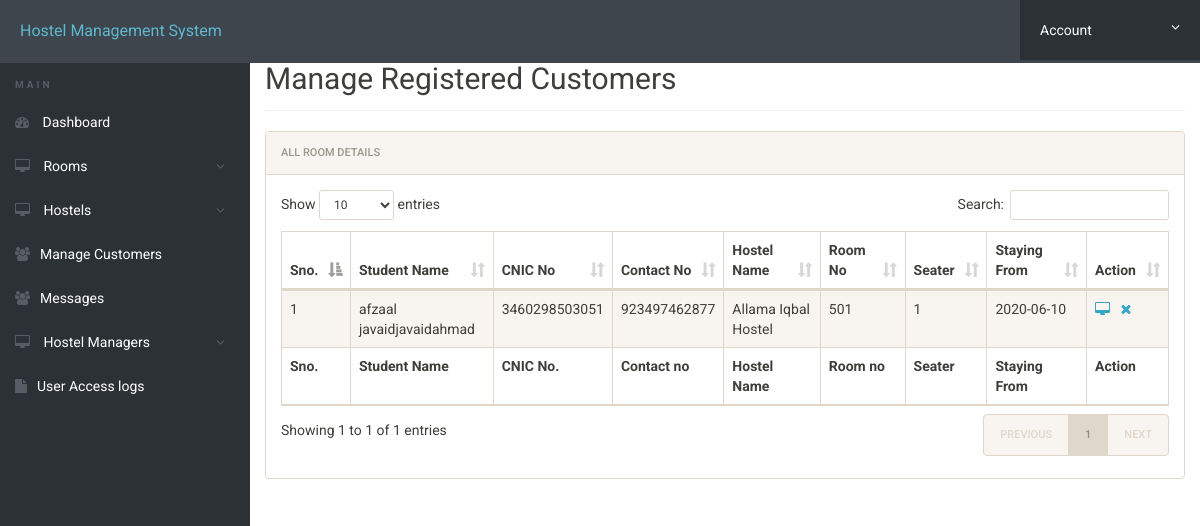
Page /Hostel/admin/manage-students.php (signed in) on the committed database.
### tables this page shows
CREATE TABLE `registration` (
  `id` int(11) NOT NULL,
  `hostel_name` varchar(255) NOT NULL,
  `roomno` int(11) DEFAULT NULL,
  `seater` int(11) DEFAULT NULL,
  `feespm` int(11) DEFAULT NULL,
  `foodstatus` int(11) DEFAULT NULL,
  `stayfrom` date DEFAULT NULL,
  `duration` int(11) DEFAULT NULL,
  `cnic` varchar(255) DEFAULT NULL,
  `firstName` varchar(500) DEFAULT NULL,
  `middleName` varchar(500) DEFAULT NULL,
  `lastName` varchar(500) DEFAULT NULL,
  `gender` varchar(250) DEFAULT NULL,
  `contactno` bigint(11) DEFAULT NULL,
  `emailid` varchar(500) DEFAULT NULL,
  `egycontactno` bigint(11) DEFAULT NULL,
  `guardianName` varchar(500) DEFAULT NULL,
  `guardianRelation` varchar(500) DEFAULT NULL,
  `guardianContactno` bigint(11) DEFAULT NULL,
  `corresAddress` varchar(500) DEFAULT NULL,
  `corresCIty` varchar(500) DEFAULT NULL,
  `corresState` varchar(500) DEFAULT NULL,
  `corresPincode` int(11) DEFAULT NULL,
  `pmntAddress` varchar(500) DEFAULT NULL,
  `pmntCity` varchar(500) DEFAULT NULL,
  `pmnatetState` varchar(500) DEFAULT NULL,
  `pmntPincode` int(11) DEFAULT NULL,
  `postingDate` timestamp NULL DEFAULT CURRENT_TIMESTAMP,
  `updationDate` varchar(500) DEFAULT NULL
);

### Hostel/admin/manage-students.php (the view, shortened to what this page needs)
<?php
include('includes/config.php');
?>
<!doctype html>
<html lang="en" class="no-js">
<head>
	<link rel="stylesheet" href="css/font-awesome.min.css">
	<link rel="stylesheet" href="css/bootstrap.min.css">
	<link rel="stylesheet" href="css/dataTables.bootstrap.min.css">
	<link rel="stylesheet" href="css/bootstrap-social.css">
	<link rel="stylesheet" href="css/bootstrap-select.css">
	<link rel="stylesheet" href="css/fileinput.min.css">
	<link rel="stylesheet" href="css/awesome-bootstrap-checkbox.css">
	<link rel="stylesheet" href="css/style.css">
</head>
<body>
	<?php include('includes/header.php');?>
	<div class="ts-main-content">
			<?php include('includes/sidebar.php');?>
		<div class="content-wrapper">
			<div class="container-fluid">
				<div class="row">
					<div class="col-md-12">
						<h2 class="page-title" style="margin-top:4%">Manage Registered Customers</h2>
						<div class="panel panel-default">
							<div class="panel-heading">All Room Details</div>
							<div class="panel-body">
								<table id="zctb" class="display table table-striped table-bordered table-hover" cellspacing="0" width="100%">
									<thead>
										<tr>
											<th>Sno.</th>
											<th>Student Name</th>
											<th>CNIC No</th>
											<th>Contact No</th>
											<th>Hostel Name</th>
											<th>Room No</th>
											<th>Seater </th>
											<th>Staying From </th>
											<th>Action</th>
										</tr>
									</thead>
									<tfoot>
										<tr>
											<th>Sno.</th>
											<th>Student Name</th>
											<th>CNIC No.</th>
											<th>Contact no </th>
											<th>Hostel Name</th>
											<th>Room no  </th>
											<th>Seater </th>
											<th>Staying From </th>
											<th>Action</th>
										</tr>
									</tfoot>
									<tbody>
<?php
$ret="select * from registration";
$stmt= $mysqli->prepare($ret) ;
$stmt->execute() ;
$res=$stmt->get_result();
$cnt=1;
while($row=$res->fetch_object())
	  {
	  	?>
<tr><td><?php echo $cnt;;?></td>
<td><?php echo $row->firstName;?><?php echo $row->middleName;?><?php echo $row->lastName;?></td>
<td><?php echo $row->cnic;?></td>
<td><?php echo $row->contactno;?></td>
<td><?php echo $row->hostel_name;?></td>
<td><?php echo $row->roomno;?></td>
<td><?php echo $row->seater;?></td>
<td><?php echo $row->stayfrom;?></td>
<td>
<a href="javascript:void(0);"  onClick="popUpWindow('http://localhost/HMS/hostel/admin/full-profile.php?id=<?php echo $row->id;?>');" title="View Full Details"><i class="fa fa-desktop"></i></a>&nbsp;&nbsp;
<a href="manage-students.php?del=<?php echo $row->id;?>" title="Delete Record" onclick="return confirm("Do you want to delete");"><i class="fa fa-close"></i></a></td>
										</tr>
									<?php
$cnt=$cnt+1;
									 } ?>
									</tbody>
								</table>
							</div>
						</div>
					</div>
				</div>
			</div>
		</div>
	</div>
</body>
</html>

### Hostel/admin/css/style.css (style rules this page uses)
html { font-size: 14px; }
@media only screen and (min-width: 480px) { html { font-size: 17px; } }
@media only screen and (min-width: 768px) { html { font-size: 14px; } }
body { font-size: 1em; }
a { color: #37a6c4; }
.panel { overflow: hidden; }
.page-title { padding-bottom: 15px; margin-bottom: 20px; border-bottom: 1px solid #f0f0f0; }
.ts-main-content .content-wrapper { padding-top: 15px; margin-top: 10px; }
@media only screen and (min-width: 992px) { .ts-main-content .content-wrapper { margin-left: 250px; } }

### rows in the picture
registration: firstName "afzaal javaid", middleName "javaid", lastName "ahmad", cnic "3460298503051", contactno "923497462877", hostel_name "Allama Iqbal Hostel", roomno "501", seater "1", stayfrom "2020-06-10"
